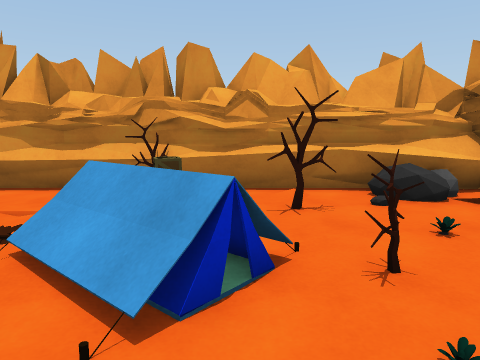
view 1 (above)

13 first-person views from a walk through a scene from a Unity 3-D project. The camera is 1.5 m above the floor, tilts 8° down and sees 70° across. The floor is counted in squares, 1 m on a side. Each view is taken from the middle of a square. On the plan, view 1 faces up. The plan holds only what a view shows up to about 16 squares ahead; the rest is blank. Surface patterns are stand-ins for the level's own textures.

view 2
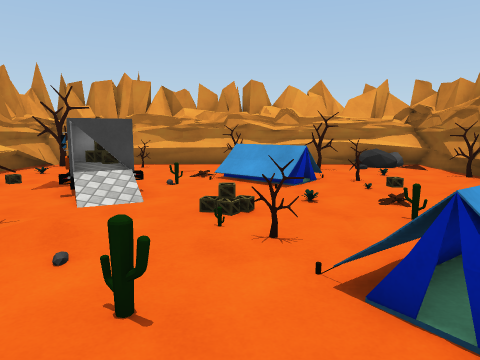

view 3
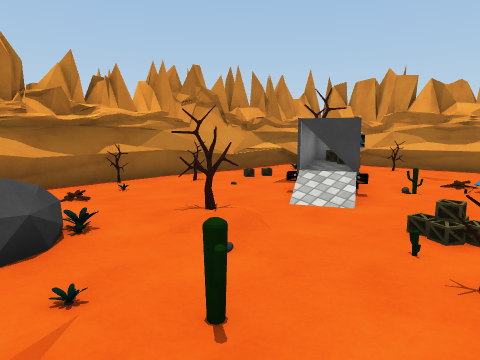

view 4
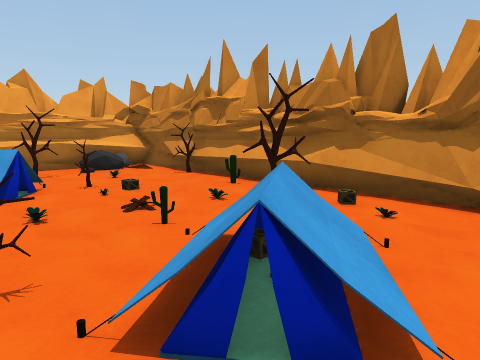

view 5
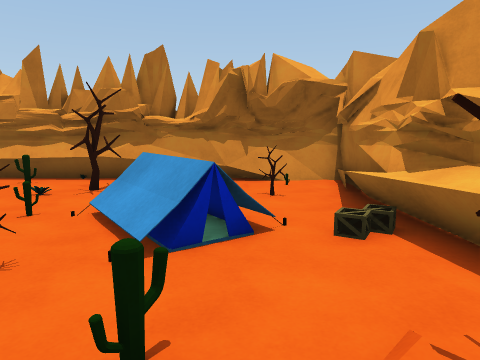

view 6
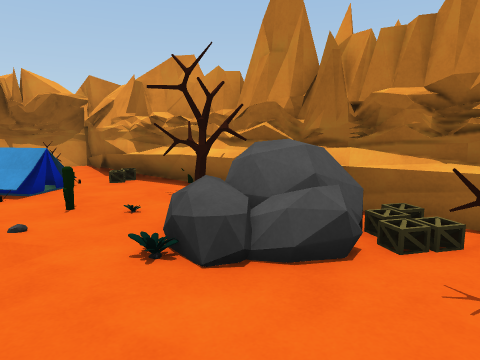

view 7
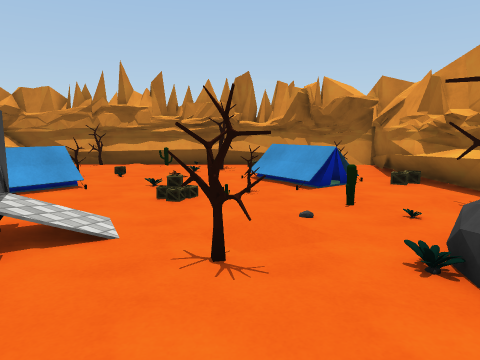

view 8
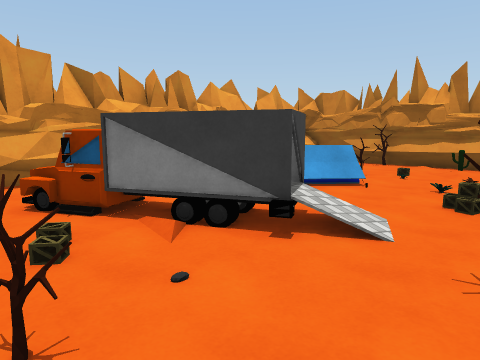

view 9
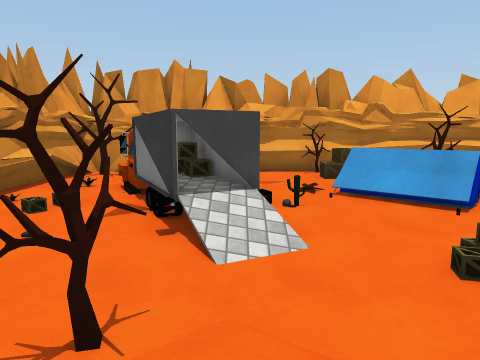

view 10
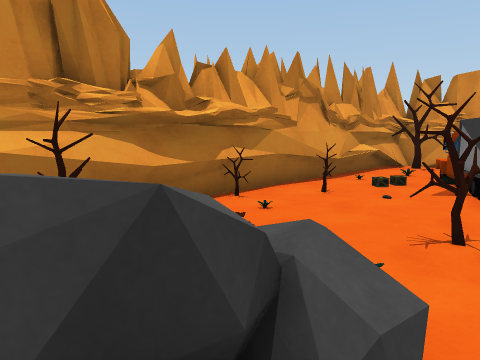

view 11
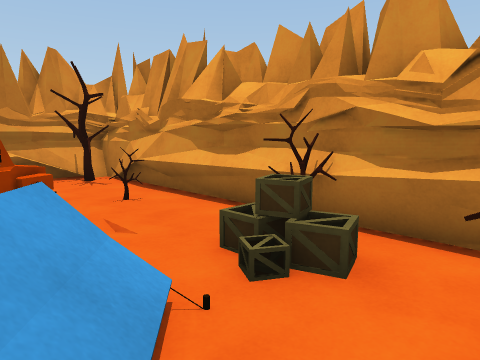

view 12
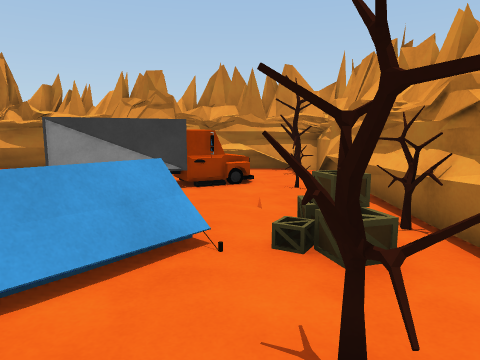

view 13
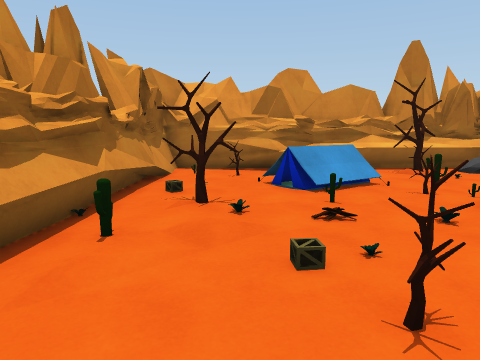

### Floor plan
Key: @ floor where view 1 was taken; # wall or solid block; x gap in a wall; . main floor; : floor 0.25 m higher than the main floor; / step, stairs or slope; = window, fence, low wall or low ledge; ^ raised ledge; B box; T tent; O other object.
Columns run from 11 left of view 1 to 6 right of it. Each row starts with its distance up from view 1.
  9 ##################
  8 ###..=...#/./.x^=#
  7 #....=...B/.#x =/#
  6 #..^^...../......#
  5 #..###...//...:..#
  4 #...##..////.....#
  3 #...##x=.//T.....#
  2 #....#=..........#
  1 ###..#O.......//=#
  0 #==........@../..#
 -1 ##..........=..###
 -2 #....#//.=../..#=#
 -3 #...../....///...#
 -4 #...=/..=.////./.#
 -5 ###=^^./...T/....#
 -6 ##=B^^........#..#
 -7   #=^^.##..^^^...#
 -8   ######^^#^######
 -9       ####

Positions as (right, up) in squares from view 1, and headings:
1: (0, 0), facing up
2: (-2, -7), facing up
3: (-1, -6), facing up-left
4: (-2, -6), facing up-right
5: (-5, -5), facing right
6: (-10, -2), facing down-right
7: (-10, -2), facing right
8: (-10, -2), facing up-right
9: (-5, -4), facing up
10: (-5, -7), facing up-left
11: (1, 4), facing up-left
12: (3, 6), facing left
13: (3, 6), facing down
